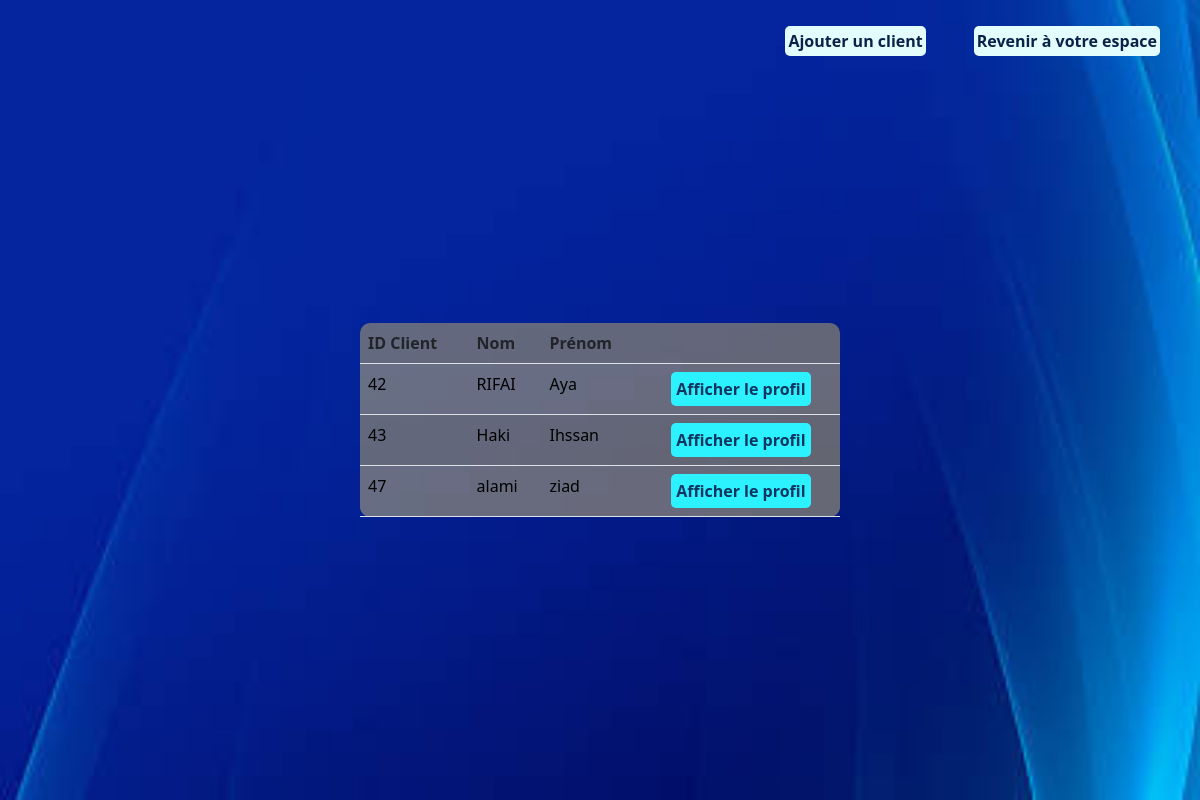
The page /projetElectricite/gestionClients/listClients.php (signed in) on the database its author committed.
### tables this page shows
CREATE TABLE `clients` (
  `idClient` int(100) NOT NULL,
  `lastName` varchar(100) NOT NULL,
  `firstName` varchar(100) NOT NULL,
  `dateOfBirth` date NOT NULL,
  `tel` varchar(45) NOT NULL,
  `email` varchar(255) NOT NULL,
  `adressResid` varchar(255) NOT NULL,
  `mdp` varchar(255) NOT NULL,
  `reserve` double NOT NULL,
  `idZoneGeo` int(100) NOT NULL,
  `idAdmin` int(100) NOT NULL,
  `moisApayer` int(20) NOT NULL,
  `anneeApayer` int(20) NOT NULL
);

### projetElectricite/gestionClients/listClients.php (the view, shortened to what this page needs)
<?php
require_once("../connex.php");
$pdostat = $pdo->prepare(
    "select * from clients join zonegeo on zonegeo.id=clients.idZoneGeo");
    $pdostat->execute();
    $noeud="";
    foreach($pdostat->fetchAll() as $ligne){
    $noeud.='
        <tr><td><div>'.$ligne['idClient'].'</td><td>'.$ligne["lastName"].'</td><td>'.$ligne["firstName"].'</td><td class="d-flex justify-content-center"><div class="lien" style="width:fit-content;"><a href="profilClient.php?c='.$ligne['idClient'].'">Afficher le profil</a>'.'</div></td></tr>';
}
$content='
<div class="bgNew">
    <div class="d-flex gap-5 justify-content-center mt-3">
        <div class="d-flex justify-content-center gap-3 mb-5" style="position:absolute; top:10px; right:40px;">
            <div class="d-flex gap-5 justify-content-center mt-3">
                <div class="modifier">
                    <a href="addClient.php">Ajouter un client</a>
                </div>
                <div class="modifier">
                    <a href="../espaceAdmin.php">Revenir à votre espace</a>
                </div>
            </div>
        </div>
    </div>
<div class="myTab d-flex flex-column justify-content-around" style="width:40%"><table class="table table-striped"><tr><th>ID Client</th><th>Nom</th><th>Prénom</th><th></th></tr>';
$content.=$noeud.'</table></div></div>';
    require('../layout.php');

### projetElectricite/layout.php (style rules this page uses)
body { min-height: 100vh; background-image: url('images/im3.jpg'); background-repeat: repeat; background-size: cover; backdrop-filter: blur(8px); background-position: bottom -70px right 0px; display: flex; justify-content: center; align-items: center; }
.bgNew { min-height: 100vh; width: 100%; background-image: url('images/im6.jpg'); background-repeat: no-repeat; background-size: cover; display: flex; justify-content: center; align-items: center; flex-direction: column; gap:40px; }
.lien, .lien2, .lien3, .info { padding: 5px; border-radius: 5px; background-color: rgb(44,242,255); }
.lien a , .lien2 a, .lien3 a, .info p, .btnN input { text-decoration: none !important; color:rgb(14,53,96); font-weight: bold; }
.mybtns input, #annuler, .modifier { background-color: rgb(227,252,252); color:rgb(9,35,72); border-radius: 5px; font-weight: bold; }
.modifier { padding: 3px; }
#annuler a, .modifier a { text-decoration: none; color:rgb(9,35,72); text-align: center; }
.myTab { width:55%; }
.myTab table { background-color: rgba(255, 224, 102, 0.4); border-radius: 10px; }
.myTab td { color: black; }

### rows shown on the page
clients: idClient "42", lastName "RIFAI", firstName "Aya"
clients: idClient "43", lastName "Haki", firstName "Ihssan"
clients: idClient "47", lastName "alami", firstName "ziad"
